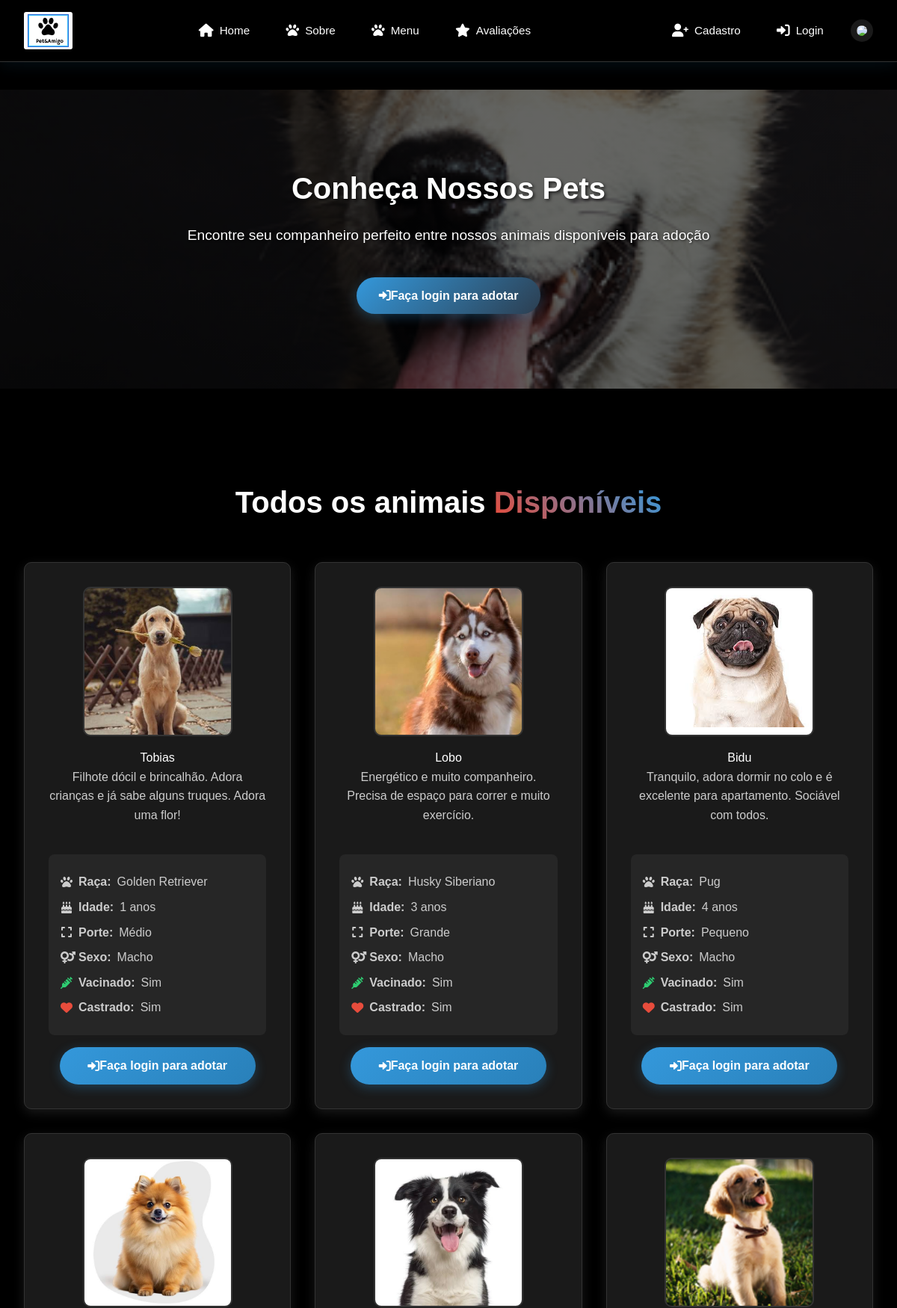
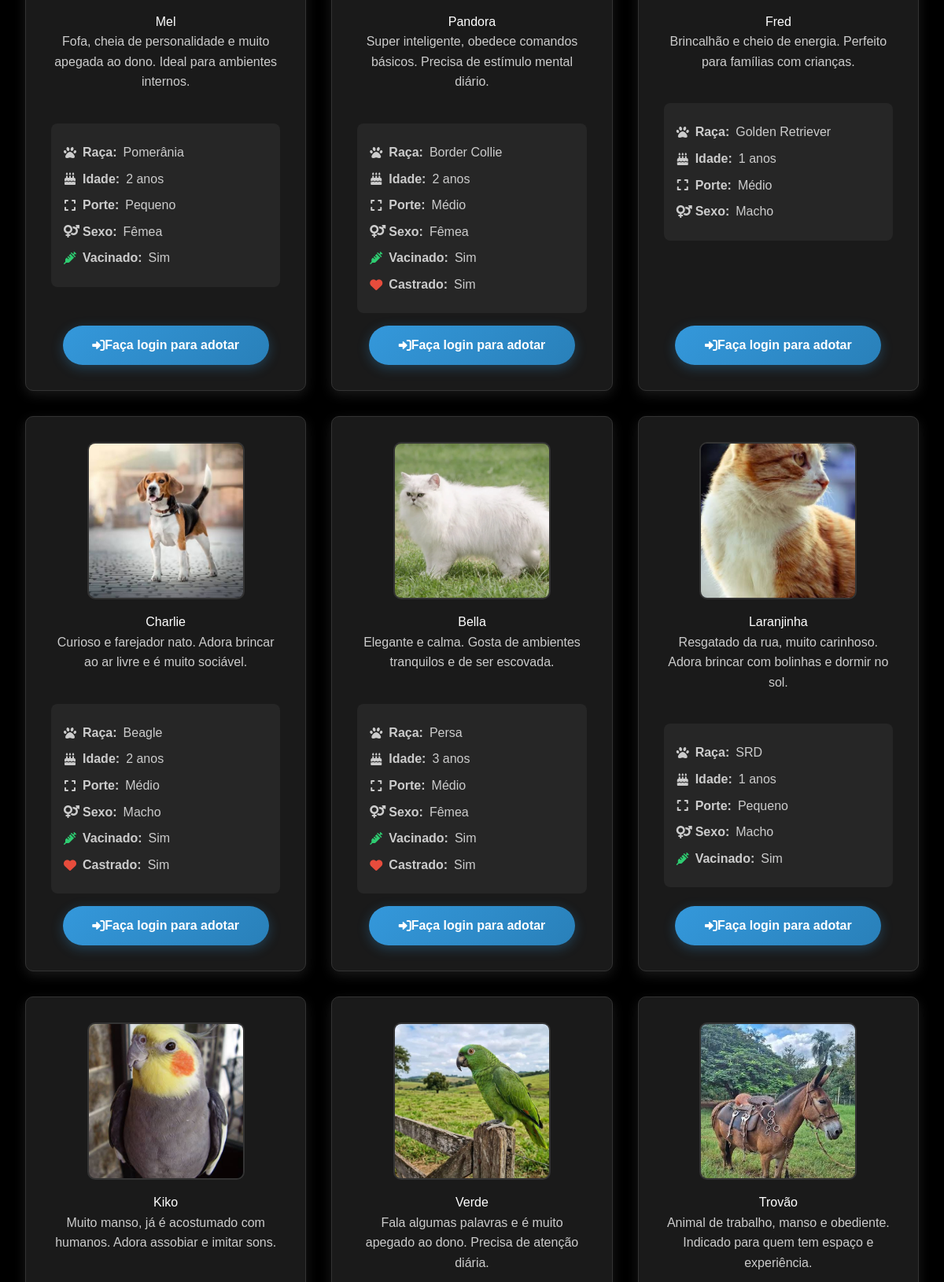
The app's page /src/Menu/menu.php (upper part) with its own data (2 pictures, top to bottom).
### tables this page shows
CREATE TABLE IF NOT EXISTS animais (
    id INT AUTO_INCREMENT PRIMARY KEY,
    nome VARCHAR(100) NOT NULL,
    especie VARCHAR(50) NOT NULL,
    raca VARCHAR(100),
    idade INT,
    porte VARCHAR(20),
    descricao TEXT,
    imagem VARCHAR(255),
    disponivel BOOLEAN DEFAULT TRUE,
    data_cadastro TIMESTAMP DEFAULT CURRENT_TIMESTAMP,
    doador_id INT,
    sexo ENUM('M', 'F'),
    vacinado BOOLEAN DEFAULT FALSE,
    castrado BOOLEAN DEFAULT FALSE,
    observacoes TEXT,
    FOREIGN KEY (doador_id) REFERENCES doadores(id) ON DELETE SET NULL
);

### src/Menu/menu.php (the view, shortened to what this page needs)
<?php
$database = new Database();
$db = $database->getConnection();
$stmt = $db->prepare("SELECT * FROM animais WHERE disponivel = 1 ORDER BY data_cadastro DESC");
$stmt->execute();
$animais = $stmt->fetchAll();
$base = '../..';
?>
<!DOCTYPE html>
<html lang="pt-br">
<head>
    <link rel="stylesheet" href="<?= $base ?>/assets/css/base.css">
    <link rel="stylesheet" href="<?= $base ?>/assets/css/components.css">
    <link rel="stylesheet" href="<?= $base ?>/assets/css/menu.css">
    <link href="https://cdnjs.cloudflare.com/ajax/libs/font-awesome/6.0.0/css/all.min.css" rel="stylesheet">
</head>
<body>
    <?php include __DIR__ . '/../../includes/header.php'; ?>
    <div class="home-container">
        <section id="home">
            <div class="content">
                <h3>Conheça Nossos Pets</h3>
                <p>Encontre seu companheiro perfeito entre nossos animais disponíveis para adoção</p>
                <?php if (!isset($_SESSION['usuario'])): ?>
                    <a href="../Login/login.php" class="btn" style="margin-top:1rem;">
                        <i class="fas fa-sign-in-alt"></i> Faça login para adotar
                    </a>
                <?php endif; ?>
            </div>
        </section>
    </div>
    <section class="menu" id="menu">
        <h2 class="title">Todos os animais <span>Disponíveis</span></h2>
        <?php if (empty($animais)): ?>
            <div style="text-align:center;padding:3rem;color:#ccc;">
                <i class="fas fa-paw" style="font-size:3rem;margin-bottom:1rem;"></i>
                <h3>Nenhum animal disponível no momento</h3>
                <p>Volte em breve para conhecer nossos novos amigos!</p>
            </div>
        <?php else: ?>
            <div class="box-container">
                <?php foreach ($animais as $animal): ?>
                <div class="box">
                    <img src="<?= $base ?>/assets/img/<?= htmlspecialchars($animal['imagem']) ?>"
                         alt="<?= htmlspecialchars($animal['nome']) ?>"
                         onerror="this.src='<?= $base ?>/assets/img/animais/petPadrao.png'"
                    <h3><?= htmlspecialchars($animal['nome']) ?></h3>
                    <p class="description"><?= htmlspecialchars($animal['descricao']) ?></p>
                    <div class="animal-details">
                        <p><i class="fas fa-paw"></i> <strong>Raça:</strong> <?= htmlspecialchars($animal['raca']) ?></p>
                        <p><i class="fas fa-birthday-cake"></i> <strong>Idade:</strong> <?= htmlspecialchars($animal['idade']) ?> anos</p>
                        <p><i class="fas fa-expand"></i> <strong>Porte:</strong> <?= htmlspecialchars($animal['porte']) ?></p>
                        <p><i class="fas fa-venus-mars"></i> <strong>Sexo:</strong>
                            <?= ($animal['sexo'] ?? '') === 'M' ? 'Macho' : (($animal['sexo'] ?? '') === 'F' ? 'Fêmea' : 'Não informado') ?>
                        </p>
                        <?php if (!empty($animal['vacinado'])): ?>
                            <p><i class="fas fa-syringe" style="color:#2ecc71;"></i> <strong>Vacinado:</strong> Sim</p>
                        <?php endif; ?>
                        <?php if (!empty($animal['castrado'])): ?>
                            <p><i class="fas fa-heart" style="color:#e74c3c;"></i> <strong>Castrado:</strong> Sim</p>
                        <?php endif; ?>
                    </div>
                    <?php if (isset($_SESSION['usuario'])): ?>
                        <a href="../Cadastro/pedido-adocao.php?animal_id=<?= $animal['id'] ?>" class="btn btn-adotar">
                            <i class="fas fa-heart"></i> Quero Adotar
                        </a>
                    <?php else: ?>
                        <a href="../Login/login.php" class="btn btn-login">
                            <i class="fas fa-sign-in-alt"></i> Faça login para adotar
                        </a>
                    <?php endif; ?>
                </div>
                <?php endforeach; ?>
            </div>
        <?php endif; ?>
    </section>
</body>
</html>

### assets/css/base.css (style rules this page uses)
:root { --color-primary: #3498db; --color-primary-dark: #2980b9; --color-danger: #e74c3c; --color-danger-dark: #c0392b; --color-success: #2ecc71; --color-success-dark: #27ae60; --color-warning: #f39c12; --bg-black: #000000; --bg-dark: #1a1a1a; --bg-dark-2: #2a2a2a; --bg-dark-3: #3a3a3a; --border-color: #333333; --text-primary: #ffffff; --text-secondary:#cccccc; --text-muted: #999999; --gradient-brand: linear-gradient(135deg, var(--color-primary), var(--color-danger)); --gradient-btn: linear-gradient(135deg, var(--color-primary), #2c3e50); --header-height: 90px; --radius-sm: 5px; --radius-md: 10px; --radius-lg: 20px; --radius-pill: 30px; --shadow-sm: 0 2px 10px rgba(0,0,0,0.1); --shadow-md: 0 5px 15px rgba(255,255,255,0.1); --shadow-lg: 0 15px 30px rgba(255,255,255,0.2); --shadow-primary: 0 4px 15px rgba(52,152,219,0.3); }
* { margin: 0; padding: 0; box-sizing: border-box; font-family: 'Arial', sans-serif; }
body { background-color: var(--bg-black); color: var(--text-primary); line-height: 1.6; opacity: 0; animation: fadeIn 0.8s ease-in-out forwards; }
a { text-decoration: none; color: inherit; }
img { max-width: 100%; display: block; }
.home-container { margin-top: 120px; }

### assets/css/components.css (style rules this page uses)
.btn { display: inline-flex; align-items: center; justify-content: center; background: var(--gradient-btn, linear-gradient(135deg, #3498db, #2c3e50)); color: white; padding: 12px 30px; text-decoration: none; border-radius: var(--radius-pill, 30px); font-weight: 600; font-size: 1rem; transition: all 0.3s ease; border: none; cursor: pointer; box-shadow: var(--shadow-primary, 0 4px 15px rgba(52, 152, 219, 0.3)); position: relative; overflow: hidden; }
.btn::before { content: ''; position: absolute; top: 0; left: -100%; width: 100%; height: 100%; background: linear-gradient(90deg, transparent, rgba(255, 255, 255, 0.2), transparent); transition: left 0.5s ease; }
.title, .tittle { text-align: center; font-size: 2.5rem; margin-bottom: 3rem; color: var(--text-primary, #fff); }
.title span, .tittle span { background: linear-gradient(45deg, var(--color-danger, #e74c3c), var(--color-primary, #3498db)); -webkit-background-clip: text; -webkit-text-fill-color: transparent; background-clip: text; }
.home-container { margin-top: 110px; min-height: 380px; display: flex; align-items: center; justify-content: center; padding: 4rem 2rem; background: linear-gradient(rgba(0,0,0,0.65), rgba(0,0,0,0.65)), url('../../assets/img/principal.png') center/cover no-repeat; position: relative; animation: fadeInUp 1s ease-out; }
.home-container #home { max-width: 1200px; margin: 0 auto; text-align: center; position: relative; z-index: 2; }
.home-container .content h3 { font-size: 2.5rem; color: #fff; margin-bottom: 1rem; text-shadow: 2px 2px 4px rgba(0, 0, 0, 0.7); }
.home-container .content p { font-size: 1.2rem; color: #fff; margin-bottom: 1.5rem; text-shadow: 1px 1px 3px rgba(0, 0, 0, 0.7); }

### records on screen
animais: imagem (picture), nome "Tobias", descricao "Filhote dócil e brincalhão. Adora crianças e já sabe alguns truques. Adora uma flor!", raca "Golden Retriever", idade "1", porte "Médio", sexo "Macho", vacinado 1 (drawn), shows "Vacinado:", castrado 1 (drawn), shows "Castrado:", shows "Faça login para adotar"
animais: imagem (picture), nome "Lobo", descricao "Energético e muito companheiro. Precisa de espaço para correr e muito exercício.", raca "Husky Siberiano", idade "3", porte "Grande", sexo "Macho", vacinado 1 (drawn), shows "Vacinado:", castrado 1 (drawn), shows "Castrado:", shows "Faça login para adotar"
animais: imagem (picture), nome "Bidu", descricao "Tranquilo, adora dormir no colo e é excelente para apartamento. Sociável com todos.", raca "Pug", idade "4", porte "Pequeno", sexo "Macho", vacinado 1 (drawn), shows "Vacinado:", castrado 1 (drawn), shows "Castrado:", shows "Faça login para adotar"
animais: imagem (picture), nome "Mel", descricao "Fofa, cheia de personalidade e muito apegada ao dono. Ideal para ambientes internos.", raca "Pomerânia", idade "2", porte "Pequeno", sexo "Fêmea", vacinado 1 (drawn), shows "Vacinado:", shows "Faça login para adotar"
animais: imagem (picture), nome "Pandora", descricao "Super inteligente, obedece comandos básicos. Precisa de estímulo mental diário.", raca "Border Collie", idade "2", porte "Médio", sexo "Fêmea", vacinado 1 (drawn), shows "Vacinado:", castrado 1 (drawn), shows "Castrado:", shows "Faça login para adotar"
animais: imagem (picture), nome "Fred", descricao "Brincalhão e cheio de energia. Perfeito para famílias com crianças.", raca "Golden Retriever", idade "1", porte "Médio", sexo "Macho", shows "Faça login para adotar"
animais: imagem (picture), nome "Charlie", descricao "Curioso e farejador nato. Adora brincar ao ar livre e é muito sociável.", raca "Beagle", idade "2", porte "Médio", sexo "Macho", vacinado 1 (drawn), shows "Vacinado:", castrado 1 (drawn), shows "Castrado:", shows "Faça login para adotar"
animais: imagem (picture), nome "Bella", descricao "Elegante e calma. Gosta de ambientes tranquilos e de ser escovada.", raca "Persa", idade "3", porte "Médio", sexo "Fêmea", vacinado 1 (drawn), shows "Vacinado:", castrado 1 (drawn), shows "Castrado:", shows "Faça login para adotar"
animais: imagem (picture), nome "Laranjinha", descricao "Resgatado da rua, muito carinhoso. Adora brincar com bolinhas e dormir no sol.", raca "SRD", idade "1", porte "Pequeno", sexo "Macho", vacinado 1 (drawn), shows "Vacinado:", shows "Faça login para adotar"
animais: imagem (picture), nome "Kiko", descricao "Muito manso, já é acostumado com humanos. Adora assobiar e imitar sons."
animais: imagem (picture), nome "Verde", descricao "Fala algumas palavras e é muito apegado ao dono. Precisa de atenção diária."
animais: imagem (picture), nome "Trovão", descricao "Animal de trabalho, manso e obediente. Indicado para quem tem espaço e experiência."
